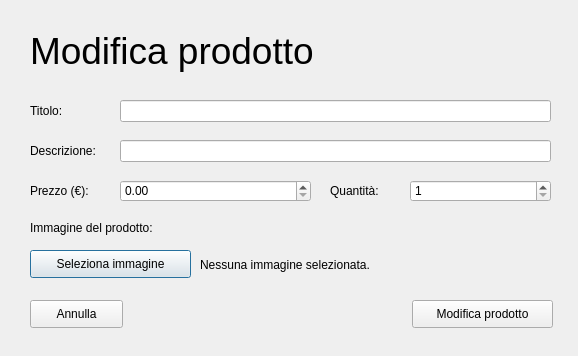
<?xml version="1.0" encoding="UTF-8"?>
<ui version="4.0">
 <class>edit_prod_dialog</class>
 <widget class="QDialog" name="edit_prod_dialog">
  <property name="geometry">
   <rect>
    <x>0</x>
    <y>0</y>
    <width>578</width>
    <height>356</height>
   </rect>
  </property>
  <property name="maximumSize">
   <size>
    <width>578</width>
    <height>356</height>
   </size>
  </property>
  <property name="windowTitle">
   <string>Modifica prodotto selezionato</string>
  </property>
  <widget class="QLabel" name="lbl_title">
   <property name="geometry">
    <rect>
     <x>30</x>
     <y>20</y>
     <width>521</width>
     <height>61</height>
    </rect>
   </property>
   <property name="font">
    <font>
     <pointsize>28</pointsize>
    </font>
   </property>
   <property name="text">
    <string>Modifica prodotto</string>
   </property>
  </widget>
  <widget class="QLabel" name="lbl_prod_title">
   <property name="geometry">
    <rect>
     <x>30</x>
     <y>100</y>
     <width>55</width>
     <height>21</height>
    </rect>
   </property>
   <property name="text">
    <string>Titolo:</string>
   </property>
  </widget>
  <widget class="QLineEdit" name="txt_prod_title">
   <property name="geometry">
    <rect>
     <x>120</x>
     <y>100</y>
     <width>431</width>
     <height>22</height>
    </rect>
   </property>
  </widget>
  <widget class="QLineEdit" name="txt_prod_description">
   <property name="geometry">
    <rect>
     <x>120</x>
     <y>140</y>
     <width>431</width>
     <height>22</height>
    </rect>
   </property>
  </widget>
  <widget class="QLabel" name="lbl_prod_description">
   <property name="geometry">
    <rect>
     <x>30</x>
     <y>140</y>
     <width>71</width>
     <height>21</height>
    </rect>
   </property>
   <property name="text">
    <string>Descrizione:</string>
   </property>
  </widget>
  <widget class="QLabel" name="lbl_prod_price">
   <property name="geometry">
    <rect>
     <x>30</x>
     <y>180</y>
     <width>81</width>
     <height>21</height>
    </rect>
   </property>
   <property name="text">
    <string>Prezzo (€):</string>
   </property>
  </widget>
  <widget class="QDoubleSpinBox" name="txt_prezzo">
   <property name="geometry">
    <rect>
     <x>120</x>
     <y>180</y>
     <width>191</width>
     <height>22</height>
    </rect>
   </property>
   <property name="maximum">
    <double>9999.989999999999782</double>
   </property>
  </widget>
  <widget class="QLabel" name="lbl_prod_quantita">
   <property name="geometry">
    <rect>
     <x>330</x>
     <y>180</y>
     <width>55</width>
     <height>21</height>
    </rect>
   </property>
   <property name="text">
    <string>Quantità:</string>
   </property>
  </widget>
  <widget class="QSpinBox" name="txt_prod_quantita">
   <property name="geometry">
    <rect>
     <x>410</x>
     <y>180</y>
     <width>141</width>
     <height>22</height>
    </rect>
   </property>
   <property name="minimum">
    <number>1</number>
   </property>
   <property name="maximum">
    <number>99999</number>
   </property>
  </widget>
  <widget class="QLabel" name="lbl_prod_image">
   <property name="geometry">
    <rect>
     <x>30</x>
     <y>220</y>
     <width>141</width>
     <height>16</height>
    </rect>
   </property>
   <property name="text">
    <string>Immagine del prodotto:</string>
   </property>
  </widget>
  <widget class="QPushButton" name="btn_select_image">
   <property name="geometry">
    <rect>
     <x>30</x>
     <y>250</y>
     <width>161</width>
     <height>28</height>
    </rect>
   </property>
   <property name="text">
    <string>Seleziona immagine</string>
   </property>
  </widget>
  <widget class="QLabel" name="lbl_selected_img">
   <property name="geometry">
    <rect>
     <x>200</x>
     <y>255</y>
     <width>341</width>
     <height>20</height>
    </rect>
   </property>
   <property name="text">
    <string>Nessuna immagine selezionata.</string>
   </property>
  </widget>
  <widget class="QPushButton" name="btn_annulla">
   <property name="geometry">
    <rect>
     <x>30</x>
     <y>300</y>
     <width>93</width>
     <height>28</height>
    </rect>
   </property>
   <property name="text">
    <string>Annulla</string>
   </property>
  </widget>
  <widget class="QPushButton" name="btn_edit_prod">
   <property name="geometry">
    <rect>
     <x>412</x>
     <y>300</y>
     <width>141</width>
     <height>28</height>
    </rect>
   </property>
   <property name="text">
    <string>Modifica prodotto</string>
   </property>
  </widget>
 </widget>
 <resources/>
 <connections/>
</ui>
